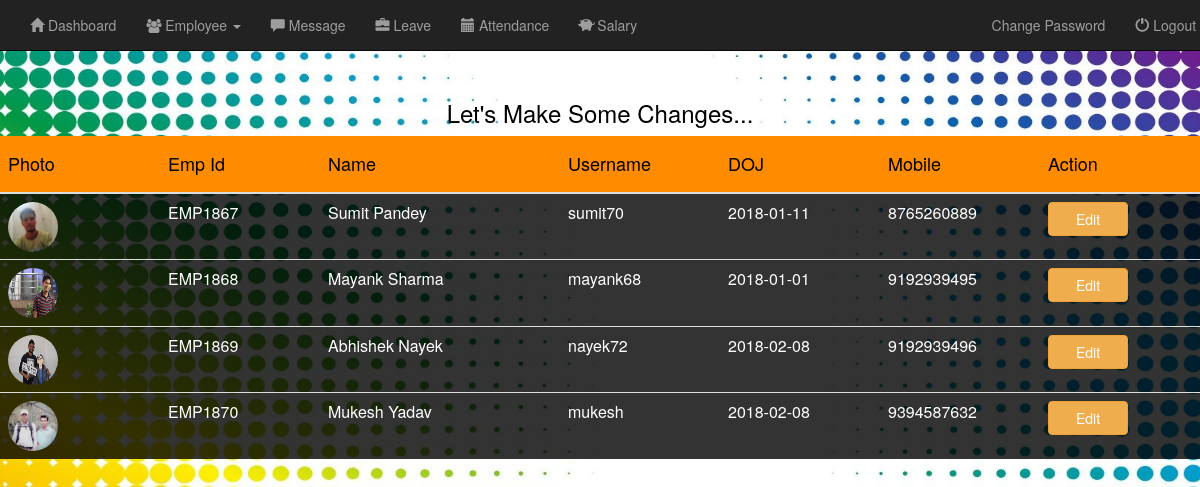
/files/admin/edit_employee.php (signed in), run on the app's committed database.
### tables this page shows
CREATE TABLE `emp_info` (
  `empid` int(5) NOT NULL,
  `title` varchar(5) NOT NULL,
  `fname` varchar(20) NOT NULL,
  `lname` varchar(20) NOT NULL,
  `uname` varchar(20) NOT NULL,
  `password` varchar(20) NOT NULL,
  `photo` varchar(200) NOT NULL,
  `mobile` varchar(15) NOT NULL,
  `dob` date NOT NULL,
  `email` varchar(35) NOT NULL,
  `nationality` varchar(15) NOT NULL,
  `c_address` varchar(100) NOT NULL,
  `p_address` varchar(100) NOT NULL,
  `gender` varchar(10) NOT NULL,
  `doj` date NOT NULL,
  `type` varchar(15) NOT NULL,
  `basic` int(7) NOT NULL,
  `hra` int(7) NOT NULL,
  `conveyance` int(7) NOT NULL,
  `medical` int(7) NOT NULL,
  `special` int(7) NOT NULL,
  `provident` int(7) NOT NULL,
  `bankname` varchar(50) NOT NULL,
  `account` varchar(20) NOT NULL,
  `pan` varchar(20) NOT NULL,
  `m_degree` varchar(30) NOT NULL,
  `m_institute` varchar(40) NOT NULL,
  `m_year` varchar(5) NOT NULL,
  `m_cgpa` varchar(10) NOT NULL,
  `b_degree` varchar(30) NOT NULL,
  `b_institute` varchar(40) NOT NULL,
  `b_year` varchar(5) NOT NULL,
  `b_cgpa` varchar(10) NOT NULL,
  `f_name` varchar(30) NOT NULL,
  `m_status` varchar(10) NOT NULL,
  `s_name` varchar(30) NOT NULL,
  `pend_msg` int(11) NOT NULL DEFAULT '0'
);

### files/admin/edit_employee.php (the view, shortened to what this page needs)
<!DOCTYPE html>
<html>
<head>
    <?php include("header.php"); ?>
</head>
<body id="back">
    <div style="text-align:center">
        <h3 >Let's Make Some Changes...</h3>
    </div>
    <table class="table table-striped" style="width:100%;">
        <thead>
            <tr>
                <th style="width:10%;"><h4 >Photo</h4></th>
                <th style="width:10%;"><h4 >Emp Id</h4></th>
                <th style="width:15%;"><h4 >Name</h4></th>
                <th style="width:10%;"><h4 >Username</h4></th>
                <th style="width:10%;"><h4 >DOJ</h4></th>
                <th style="width:10%;"><h4 >Mobile</h4></th>
                <th style="width:10%;"><h4 >Action</h4></th>
            </tr>
        </thead>
        <tbody>
            <?php
                $conn=mysqli_connect("sql210.epizy.com","epiz_22421045","12345678","epiz_22421045_hrms"  ) or die("connection failed".mysqli_connect_error());
                $query = "select * from emp_info";
                $result = $conn->query($query);
                if ($result->num_rows > 0) {
                    while($row = $result->fetch_assoc()) {
                        echo "<tr><form action='edit_record.php' method='post'><input type='text' style='display:none;' name='ID' value=".$row['uname']."><tr><td><img class='user-icon' src='photos/".$row['photo']."'</td><td>"."EMP".substr($row['doj'],2,2).$row['empid']."</td><td>".
                            $row['fname']." ".$row['lname']."</td><td>".
                            $row['uname']."</td><td>".$row['doj']."</td><td>".$row['mobile']."</td><td>".
                            "<button type='submit' class='btn btn-warning' name='_edit'>Edit</button></td></form></tr>";
                    }
                }
                else{
                    echo "<tr><td colspan='7' class='box-sm'><h4 class='page-header'>No Employee Found</h4></td></tr>";
                }
            ?>
        </tbody>
    </table>
</body>
</html>

### files/admin/edit_employee.php (style rules this page uses)
body { background: url("../../img/b10.jpg"); background-size:cover; background-repeat:no-repeat; background-attachment: fixed; color:black; }
th { font-weight: bold; background-color:darkorange; }
td { font-size:16px; color:white; background-color:beige; background: rgba(0,0,0,0.8); }
button { width:80px; }
.user-icon { height:50px; width: 50px; border-radius:50px; }

### data on the page
emp_info: photo (picture), doj "18", empid "67", fname "Sumit", lname "Pandey", uname "sumit70", doj "2018-01-11", mobile "8765260889"
emp_info: photo (picture), doj "18", empid "68", fname "Mayank", lname "Sharma", uname "mayank68", doj "2018-01-01", mobile "9192939495"
emp_info: photo (picture), doj "18", empid "69", fname "Abhishek", lname "Nayek", uname "nayek72", doj "2018-02-08", mobile "9192939496"
emp_info: photo (picture), doj "18", empid "70", fname "Mukesh", lname "Yadav", uname "mukesh", doj "2018-02-08", mobile "9394587632"
